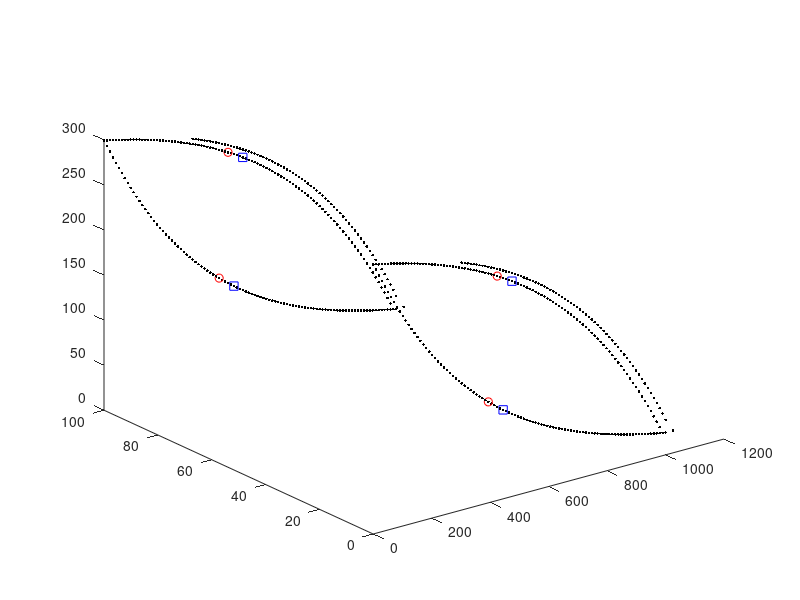

MATLAB code for this plot:
%% Here's how the node list is going to be set up:
%  . == basal nodes
%  o == surface nodes
% (xxx) == node # in node list 
%
%       o(2*b+s+1)____
%      /              ____
% (2*b+1)  .(b+1)         ---_____             
%    o____                         --------____   (2*b + 2*s)        
%  ./         ------_________                ----____o
%  1\____                    ___________________    / \. (2*b)
%        \__________                            ---o  /(2*b + s)
%                   -----------____________________\./ (b)
%
%%
clear;clf;
% first: what are you going to call this poly file?
str = 'lense3D_2.poly';

x_nodes = 100;                           % number nodes in X-dir
L = 1000;                                % length of domain in X-dir
x = linspace(0,L,x_nodes);               % X-dir


% simple testing:
% bas = zeros(length(x),1);
% srf = 100*ones(length(x),1);
% srf = srf(2:end-1);
% xsrf = x(2:end-1);

basal = 300*exp(-x/400);            % basal position function
a =  -28.3223;                      % ???
n_basal = 2.37e-03;                 % ???
c = 328.3223;                       % ???
surface = a*exp(n_basal*x)+c;       % surface position function
surface = surface(2:end-1);         % trimming the surface topo
x_surface = x(2:end-1);             % x corresponding to # surface pts.
%% dz determination

debris_start = 300;
debris_thickness = 10;
xmax = max(x);


xdebris = x(x > debris_start);
zdebris = [surface(x_surface > debris_start) basal(end)];

%find the slope of the debris thickness increase
m = debris_thickness/(xmax - debris_start);
dz = m*xdebris; %y = mx, equal to thickness of debris on top of surface

zdebris = zdebris + dz; 
debris_end = [debris_thickness+xmax, basal(end)]; %[x, z]

xdebris = [xdebris debris_end(1)+1.5*debris_thickness]; %Make it a bit extra thick at the base by adding 1.5* debris thickness to x value
zdebris = [zdebris debris_end(2)];

glacier_width = 100;                        % width between Y0 / Y1 faces

n_basal = length(basal);        %num basal nodes
n_surface = length(surface);    %num surface nodes
n_debris = length(xdebris);
%ib = 1:length(x);               % this is a single index of basal nodes
%is = 1:length(x_surface);       % this is a single index of surface nodes


%% Variables for important intersections

int1_b = n_basal
int2_b = 2*n_basal
int3_s = 2*n_basal + 1
int4_s = 2*n_basal + n_surface
int5_s = 2*n_basal + n_surface + 1
int6_s = 2*n_basal + 2*n_surface
int7_d = 2*n_basal + 2*n_surface + 1
int8_d = 2*n_basal + 2*n_surface + n_debris
int9_d = 2*n_basal + 2*n_surface + n_debris + 1
int10_d = 2*n_basal + 2*n_surface + 2*n_debris


%% ---------------------------- NODES ----------------------------------%%
nodes = NaN*ones(n_basal+n_basal+n_surface+n_surface+2*length(zdebris), 4);       % empty node matrix to be filled in

% BASAL nodes: ------------------------------------------------------------
% front side (step one, 1 to b):
for i = 1 : n_basal
    ii = i;
    nodes(i,1) = i;                 % this is the node number
    nodes(i,2) = x(ii);             % x
    nodes(i,3) = glacier_width;     % y, front face
    nodes(i,4) = basal(ii);         % z, basal
end;
% back side: (note the loop counter) (step two, b+1 to 2b)
for i = (n_basal+1) : (2*n_basal)
    ii = i-n_basal;
    nodes(i,1) = i;                 % this is the node number
    nodes(i,2) = x(ii);             % x
    nodes(i,3) = 0;                 % y, back face
    nodes(i,4) = basal(ii);           % z, basal
end;

% SURFACE nodes: ----------------------------------------------------------
% front side: (step 4, 2b+1 to 2b+s)
for i = (2*n_basal) + 1 : (2*n_basal) + n_surface
    ii = i-2*n_basal;
    nodes(i,1) = i;                 % this is the node number
    nodes(i,2) = x(ii);          % x
    nodes(i,3) = glacier_width;                 % y, back face
    nodes(i,4) = surface(ii);           % z, surface
end;
% back side (bounds of loop are written this way for clarity): (step 5,
% 2b+s+1 to 2b+2s)
for i = (2*n_basal + n_surface) + 1 : (2*n_basal + 2*n_surface)
    ii = i-(2*n_basal)-n_surface;
    nodes(i,1) = i;                 % this is the node number
    nodes(i,2) = x(ii);          % x
    nodes(i,3) = 0;                 % y, back face
    nodes(i,4) = surface(ii);           % z, surface
end;

% DEBRIS nodes: ----------------------------------------------------------
% front side:
for i = (2*n_basal + 2*n_surface) + 1 : (2*n_basal + 2*n_surface) + n_debris
    ii = i-2*n_basal-2*n_surface;               %incrementing through this section only
    nodes(i,1) = i;                 % this is the node number
    nodes(i,2) = xdebris(ii);     % x location of this node
    nodes(i,3) = glacier_width;     % y set to glacier width for all nodes
    nodes(i,4) = zdebris(ii);       % z, surface (I think this should be debris surface)
end;
% back side (bounds of loop are written this way for clarity):
for i = (2*n_basal + 2*n_surface + n_debris) + 1 : (2*n_basal + 2*n_surface) + 2*n_debris
    ii = i-(2*n_basal)-2*n_surface-n_debris; % incrementing through this section only
    nodes(i,1) = i;                 % this is the node number
    nodes(i,2) = xdebris(ii);     % x
    nodes(i,3) = 0;                 % y, back face
    nodes(i,4) = zdebris(ii);       % z, surface
end;


% DEBRIS nodes: -----------------------------------------------------------
% we don't need to add any nodes, just select a left / right position for
% the surface and basal sides

dx = mean(diff(x));
bl = 400; nbl = find((nodes(:,2) >= bl-dx) & (nodes(:,2) <= bl+dx)); %basal left?
          nbl = [nbl(1) nbl(3)]; % this is front / back side BOTTOM
br = 450; nbr = find((nodes(:,2) >= br-dx) & (nodes(:,2) <= br+dx)); %basal right?
          nbr = [nbr(1) nbr(3)]; % this is front / back side BOTTOM
sl = 425; nsl = find((nodes(:,2) >= sl-dx) & (nodes(:,2) <= sl+dx)); %surface left?
          nsl = [nsl(5) nsl(7)]; % this is front / back side SURFACE
sr = 475; nsr = find((nodes(:,2) >= sr-dx) & (nodes(:,2) <= sr+dx)); %surface right?
          nsr = [nsr(5) nsr(7)]; % this is front / back side SURFACE
% PLOT for sanity check:
plot3(nodes(:,2)  ,nodes(:,3)  ,nodes(:,4),'k.'); hold on;
plot3(nodes(nbl,2),nodes(nbl,3),nodes(nbl,4),'ro')
plot3(nodes(nsl,2),nodes(nsl,3),nodes(nsl,4),'ro')
plot3(nodes(nbr,2),nodes(nbr,3),nodes(nbr,4),'bs')
plot3(nodes(nsr,2),nodes(nsr,3),nodes(nsr,4),'bs')

%% ---------------------------- FACETS ---------------------------------%%

% Z0 (basal) --------------------------------------------------------------
% z0 face first: you will have (b-1) quadrilateral faces
z0header = NaN*ones(n_basal-1,3); % 3 numbers make up a header
z0facets = NaN*ones(n_basal-1,5); % 1 number saying the number of nodes we'll have
                            % and 4 nodes comprising the actual facet
flag = 16;                  % Z0 flag;
                

for f = 1 : n_basal-1
                             % Here's what the header means:
    z0header(f,1) = 1;       % "1 facet follows this header"
    z0header(f,2) = 0;       % "with 0 attributes"?
    z0header(f,3) = flag;    % "and this (Z0 = 16) flag"

    z0facets(f,1) = 4;      % # of points to follow (4, it's a quadrilateral)
                            % "listed in this order" (follows right-hand
                            % rule, normal vector OUTWARD):
    z0facets(f,2) = f+1;       %   b+f----b+f+1
    z0facets(f,3) = f;         %   |   Z0   |
    z0facets(f,4) = f+n_basal;       %   |        |
    z0facets(f,5) = f+1+n_basal;     %   f------f+1
end;

% Z1 (surface) ------------------------------------------------------------
% z1 face next: you will have (s-1) + 1 (left side) + 1 (right side) quadrilateral faces
z1header = NaN*ones(1 + n_surface-1 + 1 ,3); % 3 numbers make up a header
z1facets = NaN*ones(1 + n_surface-1 + 1 ,4); % 1 number saying the number of nodes we'll have
                            % and 4 nodes comprising the actual facet
flag = 32;                  % Z1 flag;

% start w/ left side
z1header(1,1) = 1;
z1header(1,2) = 0;
z1header(1,3) = flag;

z1facets(1,1) = 4;              %  (b+1)     (2b+s+1)
z1facets(1,2) = 1;              %  ._________o
z1facets(1,3) = 2*n_basal + 1;        %  |         |
z1facets(1,4) = 2*n_basal + n_surface + 1;    %  |(1)      |
z1facets(1,5) = n_basal + 1;          %  ._________o (2b+1)

counter = 2; % start after the first facet listed above

% loop over surface
for f = (2*n_basal + 1) : (2*n_basal + n_surface) - 1
    
                             % Here's what the header means:
    z1header(counter,1) = 1;       % "1 facet follows this header"
    z1header(counter,2) = 0;       % "with 0 attributes"?
    z1header(counter,3) = flag;    % "and this (Z0 = 16) flag"


    z1facets(counter,1) = 4;      % # of points to follow 
                            % "listed in this order" (follows right-hand
                            % rule, normal vector OUTWARD):
    z1facets(counter,2) = f;        %   f+s----f+s+1
    z1facets(counter,3) = f+1;      %   |        |
    z1facets(counter,4) = f+n_surface+1;    %   |        |
    z1facets(counter,5) = f+n_surface;      %   f------f+1
    
    counter = counter + 1;
end;

% end w/ right side
z1header(end,1) = 1;
z1header(end,2) = 0;
z1header(end,3) = flag;

z1facets(end,1) = 4;              %  (2b+2s)   (2b)
z1facets(end,2) = n_basal;              %  o_________.
z1facets(end,3) = 2*n_basal;            %  |         |
z1facets(end,4) = 2*n_basal + 2*n_surface;      %  |(2b+s)   |
z1facets(end,5) = 2*n_basal + n_surface;        %  o_________. (b)

% Y0 (front side) ---------------------------------------------------------
% on the front side you'll have (s-1) quadrilateral elements and (2)
% triangular elements (on the left and right sides -- deal w/ those last)
y0header = NaN*ones(n_surface-1,3); % 3 numbers make up a header
y0facets = NaN*ones(n_surface-1,5); % 1 number saying the number of nodes we'll have
                            % and 4 nodes comprising the actual facet
flag = 4;                   % Y0 flag;


% this is a really important array: 
%   the 1st column are front basal node numbers excluding the ends
%   the 2nd column are front surface node numbers:
indices = [[2:n_basal-1]' [2*n_basal+1:2*n_basal+n_surface]']; % call it I in the pic below

for f = 1 : n_surface-1
    y0header(f,1) = 1;
    y0header(f,2) = 0;
    y0header(f,3) = flag;

    y0facets(f,1) = 4;                   %  I(f,2)   I(f+1,2)
    y0facets(f,2) = indices(f,1);        %  o_________o
    y0facets(f,3) = indices(f+1,1);      %  |         |
    y0facets(f,4) = indices(f+1,2);      %  |I(f,1)   |
    y0facets(f,5) = indices(f,2);        %  ._________. I(f+1,1)
end

% Y1 (back side) ;) -------------------------------------------------------
% on the back side you'll have (s-1) quadrilateral elements and (2)
% triangular elements (on the left and right sides -- deal w/ those last)
y1header = NaN*ones(n_surface-1,3); % 3 numbers make up a header
y1facets = NaN*ones(n_surface-1,5); % 1 number saying the number of nodes we'll have
                            % and 4 nodes comprising the actual facet
flag = 8;                   % Y1 flag;


% this is a really important array: 
%   the 1st column are front basal node numbers excluding the ends
%   the 2nd column are front surface node numbers: (should maybe say "back"
%   not "front"?
indices = [[n_basal+2:n_basal+n_basal-1]' [2*n_basal+n_surface+1:2*n_basal+2*n_surface]']; % call it I in the pic below

for f = 1 : n_surface-1
    y1header(f,1) = 1;
    y1header(f,2) = 0;
    y1header(f,3) = flag;               % Note that outward normal is INTO
                                        % page for this order:
    y1facets(f,1) = 4;                  %  I(f,2)   I(f+1,2)
    y1facets(f,2) = indices(f+1,1);     %  o_________o
    y1facets(f,3) = indices(f,1);       %  |         |
    y1facets(f,4) = indices(f,2);       %  |I(f,1)   |
    y1facets(f,5) = indices(f+1,2);     %  ._________. I(f+1,1)
end

% Y0 / Y1 TRIANGULAR FACETS ON LEFT AND RIGHT SIDE ------------------------
% there are 4 of these

yTRIhead = NaN*ones(4,3);
yTRIface = NaN*ones(4,4); % now we have 3 pts defining a facet, so 4 cols

% Y0 (front) triangles
flag = 4;

% left:
yTRIhead(1,:) = [1 0 flag];
yTRIface(1,:) = [3      1       2       (2*n_basal+1)];    
% right:
yTRIhead(2,:) = [1 0 flag];
yTRIface(2,:) = [3      (n_basal-1)   n_basal       (2*n_basal+n_surface)];      

% Y1 (back) triangles 
flag = 8;

% left:
yTRIhead(3,:) = [1 0 flag];
yTRIface(3,:) = [3      (n_basal+2)   (n_basal+1)   (2*n_basal+n_surface+1)];    
% right:
yTRIhead(4,:) = [1 0 flag];
yTRIface(4,:) = [3      (2*n_basal)   (2*n_basal-1) (2*n_basal+2*n_surface)];

%% DEBRIS FACETS left / right side -----------------------------------------
debhead = NaN*ones(2,3);
debface = NaN*ones(2,5);
% there are only 2 facets for an inner debris band
% left:
debhead(1,:) = [1 0 0]; % there is no boundary flag for an internal facet
debface(1,:) = [4 nbl(1) nbl(2) nsl(2) nsl(1)];

% right:
debhead(2,:) = [1 0 0]; % there is no boundary flag for an internal facet
debface(2,:) = [4 nbr(1) nbr(2) nsr(2) nsr(1)];

% Y0D (front debris side) -------------------------------------------------
% on the front side you'll have (d-1) quadrilateral elements and (2)
% triangular elements (on the left and right sides -- deal w/ those last)
flag = 4;                   % Y0 flag;


% this is a really important array: 
%   the 1st column are front surface nodes excluding those before the
%   debris and at the ends
%   the 2nd column are the debris surface nodes excluding the start and the
%   end?
surf_index1 = 2*n_basal + 1 + (n_surface - n_debris) + 1; %+1 for indexing, +1 to skip the first
surf_index2 = 2*n_basal + n_surface-1; %+1 for indexing? -1 to skip the last
debris_index1 = (2*n_basal + 2*n_surface) + 1 + 1; %+1 for indexing, +1 to skip the first 
debris_index2 = 2*n_basal + 2*n_surface + n_debris - 1;
indices = [(surf_index1:surf_index2)' (debris_index1:debris_index2)']; % call it I in the pic below

%preallocate
y0header_debris = NaN*ones(length(indices),3);
y0facets_debris = NaN*ones(length(indices),5);

% Debris Y0
for f = 1 : length(indices)-1
    y0header_debris(f,1) = 1;
    y0header_debris(f,2) = 0;
    y0header_debris(f,3) = flag;

    y0facets_debris(f,1) = 4;                   %  I(f,2)   I(f+1,2)
    y0facets_debris(f,2) = indices(f,1);        %  o_________o
    y0facets_debris(f,3) = indices(f+1,1);      %  |         |
    y0facets_debris(f,4) = indices(f+1,2);      %  |I(f,1)   |
    y0facets_debris(f,5) = indices(f,2);        %  ._________. I(f+1,1)
end


% Y1D (back debris side) -------------------------------------------------
% on the front side you'll have (d-1) quadrilateral elements and (2)
% triangular elements (on the left and right sides -- deal w/ those last)
flag = 8;                   % Y1 flag;


% this is a really important array: 
%   the 1st column are front surface nodes excluding those before the
%   debris and at the ends
%   the 2nd column are the debris surface nodes excluding the start and the
%   end?
surf_index1 = 2*n_basal + n_surface + 1 + (n_surface - n_debris) + 1; %+1 for indexing, +1 to skip the first
surf_index2 = 2*n_basal + 2*n_surface -1; %+1 for indexing
debris_index1 = (2*n_basal + 2*n_surface) + n_debris + 1 + 1; %+1 for indexing, +1 to skip the first 
debris_index2 = 2*n_basal + 2*n_surface + 2*n_debris - 1 ; % -1 to skip the last
indices = [(surf_index1:surf_index2)' (debris_index1:debris_index2)']; % call it I in the pic below

%preallocate
y1header_debris = zeros(length(indices),3);
y1facets_debris = zeros(length(indices),5);

% Debris Y0
for f = 1 : length(indices)-1
    y1header_debris(f,1) = 1;
    y1header_debris(f,2) = 0;
    y1header_debris(f,3) = flag;

    y1facets_debris(f,1) = 4;                   %  I(f,2)   I(f+1,2)
    y1facets_debris(f,2) = indices(f,1);        %  o_________o
    y1facets_debris(f,3) = indices(f+1,1);      %  |         |
    y1facets_debris(f,4) = indices(f+1,2);      %  |I(f,1)   |
    y1facets_debris(f,5) = indices(f,2);        %  ._________. I(f+1,1)
end

%% Figure out debris layer triangular facets

% Y0D / Y1D TRIANGULAR FACETS ON LEFT AND RIGHT SIDE ----------------------
% there are 4 of these

yTRIhead_debris = NaN*ones(4,3);
yTRIface_debris = NaN*ones(4,4); % now we have 3 pts defining a facet, so 4 cols

% Y0 (front) triangles
flag = 4;

% left:
yTRIhead_debris(1,:) = [1 0 flag];
yTRIface_debris(1,:) = [3      2*n_basal+1+(n_surface-n_debris)     2*n_basal+2+(n_surface - n_debris)   (2*n_basal+2*n_surface+1)]; %not sure what the first numbers are here
% right:
yTRIhead_debris(2,:) = [1 0 flag];
yTRIface_debris(2,:) = [3      (2*n_basal+n_surface)   (2*n_basal+2*n_surface+n_debris-1)  (2*n_basal+2*n_surface+n_debris)]; %what does the 3 mean

% Y1 (back) triangles 
flag = 8;

% left:
yTRIhead_debris(3,:) = [1 0 flag];
yTRIface_debris(3,:) = [3      (2*n_basal+2*n_surface-n_debris+2)   (2*n_basal+2*n_surface-n_debris+1)   (2*n_basal+2*n_surface+n_debris+1)];    
% right:
yTRIhead_debris(4,:) = [1 0 flag];
yTRIface_debris(4,:) = [3      (2*n_basal+2*n_surface)   (2*n_basal+2*n_surface-1) (2*n_basal+2*n_surface+2*n_debris)];

%% BECAUSE C++ / TETGEN LIBRARY NUMBER EVERYTHING STARTING FROM 0, WE 
%  SUBTRACT 1 EVERYWHERE.

% concatenate all the header / facet lists for QUADRILATERAL ELEMENTS:
header4 = [z0header;
          z1header;
          y0header;
          y1header;
          debhead;
          y0header_debris;
          y1header_debris];

facets4 = [z0facets;
          z1facets;
          y0facets;
          y1facets
          debface;
          y0facets_debris;
          y1facets_debris];

tri_facets = [yTRIface;
              yTRIface_debris];
          
tri_headers = [yTRIhead;
               yTRIhead_debris];

      
% now subtract 1 from the node list:
nodes(:,1) = nodes(:,1) - 1;
% now subtract 1 from the facets4 and yTRIface and yTRIface_debris lists:
facets4 (:,2:5) = facets4 (:,2:5) - 1;
tri_facets(:,2:4) = tri_facets(:,2:4) - 1;


%% NOW WE WRITE TO FILE
format short g
fid = fopen(str,'w');

% node header:
fmt    = '%d %d %d %d\n';
header = [length(nodes) 3   0   0];
fprintf(fid, fmt, header);

% write nodes:
fmt    = '%d %f %f %f\n';
for n = 1:length(nodes)
    fprintf(fid, fmt, nodes(n,:));
end;

% facet header:
n_facets = length(header4) + length(tri_headers); %why are we counting facets by headers
header = [n_facets 1];
fmt    = '%d %d\n';
fprintf(fid, fmt, header);

% write quadrilateral facets 
% (alternate header and facet row by row)
n_quads = length(header4);
fmthead  = '%d %d %d\n';
fmtfacet = '%d %d %d %d %d\n';
for n = 1:n_quads
    fprintf(fid, fmthead , header4(n,:));
    fprintf(fid, fmtfacet, facets4(n,:));
end;

% same for triangular elements:
n_tris = length(tri_headers);
fmtfacet = '%d %d %d %d\n';
for n = 1:n_tris
    fprintf(fid, fmthead , tri_headers(n,:));
    fprintf(fid, fmtfacet, tri_facets(n,:));
end;

% our mesh has 0 holes:
fprintf(fid, '%d\n', 0);

% number of regions?
REGIONS = 3; % ICE --- ROCK --- ICE
fprintf(fid, '%d\n', REGIONS);

% region description:
%         [region #     x0      y0          z0                      nmat    maximum elem. size]
regions = [0            bl-dx   glacier_width/2     nodes(nbl(1)-3,4)+dx     0           1e9;
           1            bl+dx   glacier_width/2     nodes(nbr(1)-2,4)+dx     1           1e9;
           2            br+dx   glacier_width/2     nodes(nbr(1)+5,4)+dx     0           1e9];

fmt = '%d %f %f %f %d %f\n';
for n = 1:REGIONS
    fprintf(fid,fmt,regions(n,:));
end;
fclose(fid);
      












































